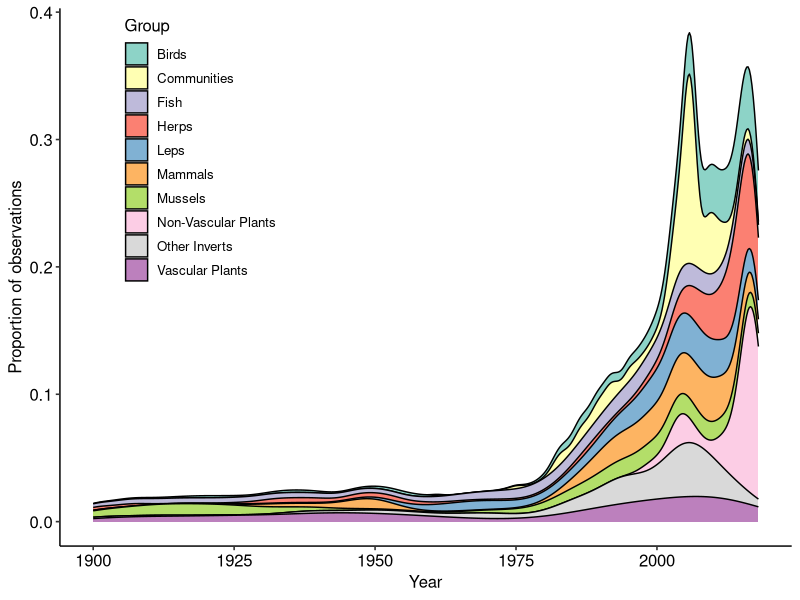

This figure's R source:
library(ggplot2)
library(RColorBrewer)
library(ggpubr)

#import data table containing EO records, with column coding for taxa groupings (column dat$Group)
dat <- read.csv("EOdat.csv")
names(dat)

#clean EO data--remove rows missing data for year
dat2 <- dat[complete.cases(dat),]

#keep only tracked or watchlist species
dat2 <- dat[(dat$EO_TRACK != "N"),]

#make sure year is numeric, not a factor
dat2$YEAR <- as.numeric(as.character(dat2$YEAR))

# stacked density plot #

#set x axis to only display data from 1900-2018

plot <- ggplot(dat2, aes(YEAR, fill=Group))

#the adjust factor changes how smooth the density curve is by adjusting bandwidth--larger numbers are smoother curves
#the theme places the legend within the plot, in the top left corner, offset somewhat from edge
plot + geom_density(adjust=1.5, position="stack") + 
  xlim(1900, 2018) + ylab("Proportion of observations") + xlab("Year") +
  scale_fill_brewer(palette="Set3") + theme_pubr() +
  theme(legend.position = c(0.1, 1), legend.justification = c(0.1, 1))

